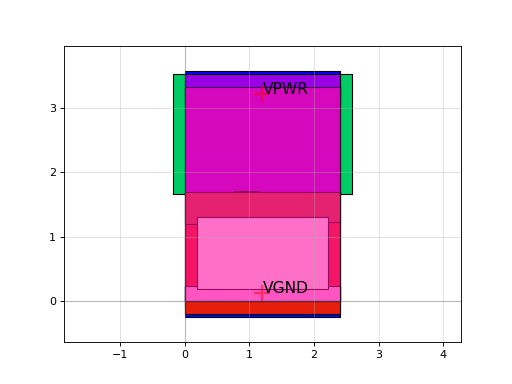

Here is the Python script that generated this plot:
import sky130

c = sky130.components.sky130_fd_sc_hs__or2_2()
c.plot()
